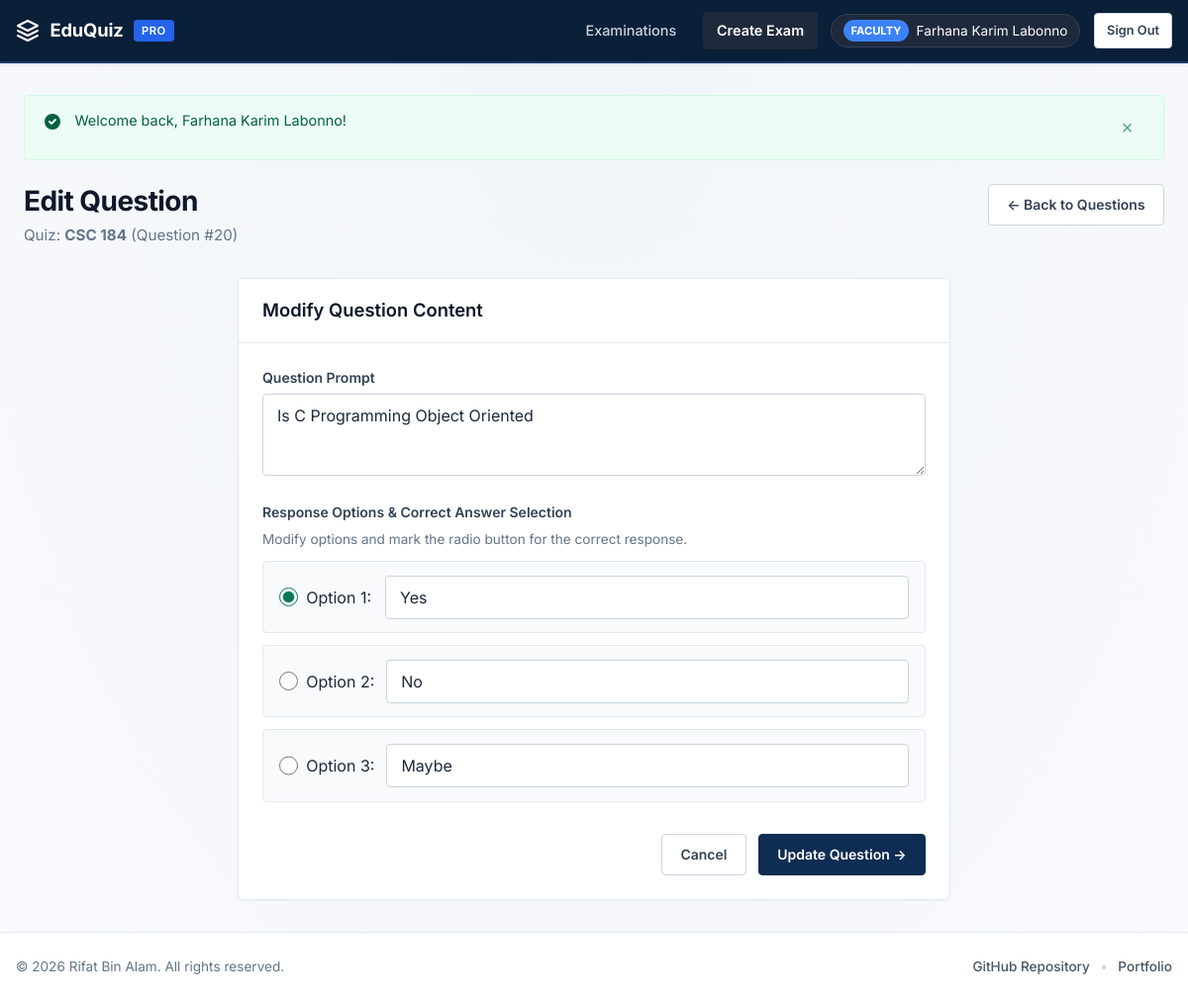
The app's page /edit_question.php?id=20 (signed in) with its own data.
### tables this page shows
CREATE TABLE `question` (
  `question_id` int(11) NOT NULL,
  `quiz_id` int(11) NOT NULL,
  `question_text` text NOT NULL,
  `option1` varchar(255) DEFAULT NULL,
  `option2` varchar(255) DEFAULT NULL,
  `option3` varchar(255) DEFAULT NULL,
  `correct_answer` varchar(255) NOT NULL
);

CREATE TABLE `quiz` (
  `quiz_id` int(11) NOT NULL,
  `teacher_id` int(11) NOT NULL,
  `quiz_name` varchar(200) NOT NULL,
  `date_created` datetime DEFAULT current_timestamp()
);

### includes/security.php (called while the page is built, shortened)
<?php
require_once __DIR__ . '/auth.php';
function e(?string $string): string {
    return htmlspecialchars((string)($string ?? ''), ENT_QUOTES, 'UTF-8');
}
function validate_id($id): ?int {
    $filtered = filter_var($id, FILTER_VALIDATE_INT, ['options' => ['min_range' => 1]]);
    return ($filtered !== false) ? (int)$filtered : null;
}

### edit_question.php (the view, shortened to what this page needs)
<?php
require_once __DIR__ . '/includes/db.php';
require_once __DIR__ . '/includes/auth.php';
require_once __DIR__ . '/includes/security.php';
$teacher_id = (int)$_SESSION['teacher_id'];
$question_id = validate_id($_GET['id'] ?? $_POST['question_id'] ?? null);
$q_stmt = $conn->prepare("SELECT qn.question_id, qn.quiz_id, qn.question_text, qn.option1, qn.option2, qn.option3, qn.correct_answer, q.quiz_name, q.teacher_id
                          FROM question qn
                          JOIN quiz q ON qn.quiz_id = q.quiz_id
                          WHERE qn.question_id = ? AND q.teacher_id = ?
                          LIMIT 1");
$q_stmt->bind_param("ii", $question_id, $teacher_id);
$q_stmt->execute();
$res = $q_stmt->get_result();
$question = $res->fetch_assoc();
$quiz_id = (int)$question['quiz_id'];
$current_checked = '1';
require_once __DIR__ . '/includes/header.php';
?>
<div class="page-header">
    <div>
        <h1 class="page-title">Edit Question</h1>
        <p class="page-subtitle">Quiz: <strong><?php echo e($question['quiz_name']); ?></strong> (Question #<?php echo e($question_id); ?>)</p>
    </div>
    <div class="page-actions">
        <a href="view_quiz.php?qid=<?php echo e($quiz_id); ?>" class="btn btn-outline">&larr; Back to Questions</a>
    </div>
</div>
<div class="card" style="max-width: 720px; margin: 0 auto;">
    <div class="card-header">
        <h2 class="card-title">Modify Question Content</h2>
    </div>
    <div class="card-body">
        <form method="POST" action="edit_question.php?id=<?php echo e($question_id); ?>" novalidate>
            <div class="form-group">
                <label class="form-label" for="question_text">Question Prompt</label>
                <textarea id="question_text" name="question_text" class="form-control" rows="3" required autofocus><?php echo e($_POST['question_text'] ?? $question['question_text']); ?></textarea>
            </div>
            <div class="form-group">
                <label class="form-label">Response Options &amp; Correct Answer Selection</label>
                <p style="font-size:0.85rem;color:var(--slate-500);margin-bottom:0.75rem;">Modify options and mark the radio button for the correct response.</p>
                <div style="display:flex;flex-direction:column;gap:0.75rem;">
                    <div class="option-builder-row">
                        <label class="option-builder-selector" for="correct_1">
                            <input type="radio" name="correct_choice" value="1" id="correct_1" <?php echo (($current_checked === '1')) ? 'checked' : ''; ?> style="width:1.2rem;height:1.2rem;accent-color:var(--emerald-600);" required>
                            <span>Option 1:</span>
                        </label>
                        <input type="text" name="option1" class="form-control" value="<?php echo e($_POST['option1'] ?? $question['option1']); ?>" required>
                    </div>
                    <div class="option-builder-row">
                        <label class="option-builder-selector" for="correct_2">
                            <input type="radio" name="correct_choice" value="2" id="correct_2" <?php echo (($current_checked === '2')) ? 'checked' : ''; ?> style="width:1.2rem;height:1.2rem;accent-color:var(--emerald-600);">
                            <span>Option 2:</span>
                        </label>
                        <input type="text" name="option2" class="form-control" value="<?php echo e($_POST['option2'] ?? $question['option2']); ?>" required>
                    </div>
                    <div class="option-builder-row">
                        <label class="option-builder-selector" for="correct_3">
                            <input type="radio" name="correct_choice" value="3" id="correct_3" <?php echo (($current_checked === '3')) ? 'checked' : ''; ?> style="width:1.2rem;height:1.2rem;accent-color:var(--emerald-600);">
                            <span>Option 3:</span>
                        </label>
                        <input type="text" name="option3" class="form-control" value="<?php echo e($_POST['option3'] ?? $question['option3']); ?>" required>
                    </div>
                </div>
            </div>
            <div style="display:flex;gap:0.75rem;justify-content:flex-end;margin-top:2rem;">
                <a href="view_quiz.php?qid=<?php echo e($quiz_id); ?>" class="btn btn-outline">Cancel</a>
                <button type="submit" class="btn btn-primary">
                    Update Question &rarr;
                </button>
            </div>
        </form>
    </div>
</div>
<?php require_once __DIR__ . '/includes/footer.php'; ?>

### assets/css/style.css (style rules this page uses)
:root { --navy-950: #051329; --navy-900: #0a1f38; --navy-800: #0f2d52; --navy-700: #173b67; --navy-600: #1e4a82; --blue-700: #1d4ed8; --blue-600: #2563eb; --blue-500: #3b82f6; --blue-100: #dbeafe; --blue-50: #eff6ff; --slate-900: #0f172a; --slate-800: #1e293b; --slate-700: #334155; --slate-600: #475569; --slate-500: #64748b; --slate-400: #94a3b8; --slate-300: #cbd5e1; --slate-200: #e2e8f0; --slate-100: #f1f5f9; --slate-50: #f8fafc; --emerald-700: #065f46; --emerald-600: #047857; --emerald-500: #059669; --emerald-100: #d1fae5; --emerald-50: #ecfdf5; --amber-700: #92400e; --amber-600: #b45309; --amber-500: #d97706; --amber-100: #fef3c7; --amber-50: #fffbeb; --rose-700: #991b1b; --rose-600: #b91c1c; --rose-500: #dc2626; --rose-100: #fee2e2; --rose-50: #fef2f2; --font-sans: 'Inter', -apple-system, BlinkMacSystemFont, "Segoe UI", Roboto, "Helvetica Neue", Arial, sans-serif; --font-mono: ui-monospace, SFMono-Regular, Menlo, Monaco, Consolas, monospace; --shadow-xs: 0 1px 2px 0 rgba(10, 31, 56, 0.04); --shadow-sm: 0 1px 3px 0 rgba(10, 31, 56, 0.06), 0 1px 2px -1px rgba(10, 31, 56, 0.06); --shadow-md: 0 4px 6px -1px rgba(10, 31, 56, 0.07), 0 2px 4px -2px rgba(10, 31, 56, 0.07); --shadow-lg: 0 10px 15px -3px rgba(10, 31, 56, 0.08), 0 4px 6px -4px rgba(10, 31, 56, 0.05); --radius-xs: 3px; --radius-sm: 4px; --radius-md: 6px; --radius-lg: 8px; --radius-full: 9999px; --transition-fast: 150ms cubic-bezier(0.16, 1, 0.3, 1); --transition-normal: 250ms cubic-bezier(0.16, 1, 0.3, 1); }
*, *::before, *::after { box-sizing: border-box; margin: 0; padding: 0; }
html { font-size: 16px; -webkit-font-smoothing: antialiased; -moz-osx-font-smoothing: grayscale; overflow-x: hidden; }
body { font-family: var(--font-sans); background-color: var(--slate-50); background-image: radial-gradient(at 50% 0%, #f1f5f9 0%, #f8fafc 100%); color: var(--slate-800); line-height: 1.5; min-height: 100vh; display: flex; flex-direction: column; overflow-x: hidden; }
.animate-enter { animation: pageEnter var(--transition-normal) forwards; }
.page-header { margin-bottom: 2rem; display: flex; justify-content: space-between; align-items: flex-start; flex-wrap: wrap; gap: 1rem; }
.page-title { font-size: clamp(1.35rem, 3.5vw, 1.75rem); font-weight: 700; color: var(--slate-900); letter-spacing: -0.02em; line-height: 1.25; }
.page-subtitle { font-size: clamp(0.85rem, 2vw, 0.95rem); color: var(--slate-500); margin-top: 0.35rem; line-height: 1.45; }
.page-actions { display: flex; gap: 0.75rem; align-items: center; flex-wrap: wrap; }
.card { background: #ffffff; border-radius: var(--radius-md); border: 1px solid var(--slate-200); box-shadow: var(--shadow-xs); margin-bottom: 2rem; overflow: hidden; }
.card-header { padding: 1.15rem 1.5rem; background-color: #ffffff; border-bottom: 1px solid var(--slate-200); display: flex; justify-content: space-between; align-items: center; flex-wrap: wrap; gap: 0.75rem; }
.card-title { font-size: 1.15rem; font-weight: 600; color: var(--slate-900); }
.card-body { padding: 1.5rem; }
.btn { display: inline-flex; align-items: center; justify-content: center; gap: 0.45rem; font-family: inherit; font-size: 0.875rem; font-weight: 600; padding: 0.6rem 1.15rem; border-radius: var(--radius-sm); border: 1px solid transparent; cursor: pointer; text-decoration: none; transition: all var(--transition-fast); line-height: 1.25; min-height: 42px; }
.btn-primary { background-color: var(--navy-800); border-color: var(--navy-800); color: #ffffff; }
.btn-outline { background-color: #ffffff; border-color: var(--slate-300); color: var(--slate-700); }
.form-group { margin-bottom: 1.25rem; }
.form-label { display: block; font-size: 0.875rem; font-weight: 600; color: var(--slate-700); margin-bottom: 0.4rem; }
.form-control { width: 100%; padding: 0.65rem 0.875rem; font-size: 1rem; font-family: inherit; color: var(--slate-800); background-color: #ffffff; border: 1px solid var(--slate-300); border-radius: var(--radius-sm); min-height: 44px; transition: border-color var(--transition-fast), box-shadow var(--transition-fast); }
.option-builder-row { display: flex; align-items: center; gap: 0.75rem; background: var(--slate-50); padding: 0.85rem 1rem; border-radius: var(--radius-sm); border: 1px solid var(--slate-200); width: 100%; }
.option-builder-selector { display: flex; align-items: center; gap: 0.5rem; min-width: 95px; flex-shrink: 0; cursor: pointer; user-select: none; }

### records on screen
question: quiz.quiz_name "CSC 184", question_text "Is C Programming Object Oriented", option1 "Yes", option2 "No", option3 "Maybe"

### other values on screen
$user_name "Farhana Karim Labonno"
$text "Welcome back, Farhana Karim Labonno!"
$question_id "20"
